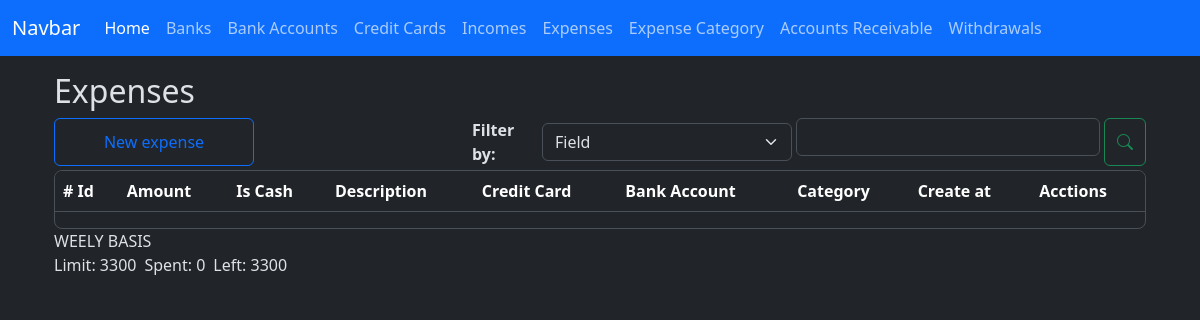
The app's page /expenses/index, older data.
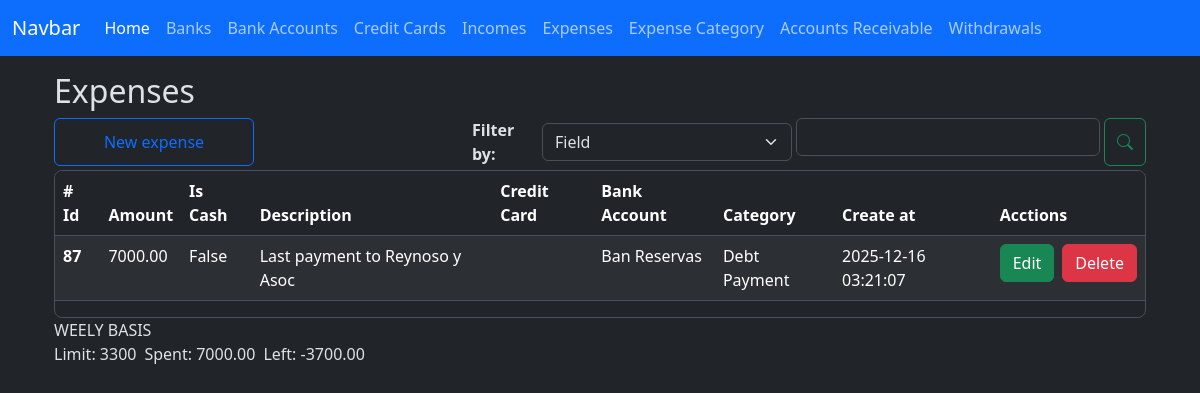
The same page, newer data.
### app/models/expense.py (models this page shows, shortened)
class Expense(db.Model):
    __tablename__ = 'expenses'
    id = db.Column(db.Integer, primary_key=True)
    amount = db.Column(db.Numeric(10,2), nullable=False)
    is_cash = db.Column(db.Boolean, nullable=False)
    credit_card_id = db.Column(db.Integer, db.ForeignKey('credit_cards.id'))
    bank_account_id = db.Column(db.Integer, db.ForeignKey('bank_accounts.id'))
    expense_category_id = db.Column(db.Integer, db.ForeignKey('expense_categories.id'))
    code = db.Column(db.String(50), nullable=False)
    description = db.Column(db.String(150), nullable=False)
    created_at = db.Column(db.DateTime(timezone=True), server_default=func.now())
    updated_at = db.Column(db.DateTime(timezone=True), onupdate=func.now())
    credit_card = relationship('CreditCard', back_populates='expenses')
    bank_account = relationship('BankAccount', back_populates='expenses')
    expense_category = relationship('ExpenseCategory', back_populates='expenses')

### app/models/bank_account.py (models this page shows)
class BankAccount(db.Model):
    __tablename__ = 'bank_accounts'
    id = db.Column(db.Integer, primary_key=True)
    nick_name = db.Column(db.String(120))
    amount_available = db.Column(db.Numeric(10, 2), nullable=False)
    is_active = db.Column(db.Boolean, default=True)
    account_number = db.Column(db.Integer, nullable=True)
    bank_id = db.Column(db.Integer, db.ForeignKey('banks.id'))
    created_at = db.Column(db.DateTime(timezone=True), server_default=func.now())
    updated_at = db.Column(db.DateTime(timezone=True), onupdate=func.now())
    bank = relationship('Bank', back_populates='bank_accounts')
    expenses = relationship('Expense', back_populates='bank_account')
    incomes = relationship('Income', back_populates='bank_account')
    loans = relationship('Loan', back_populates='bank_account')
    loan_payments = relationship('LoanPayment', back_populates='bank_account')
    credit_card_payments = relationship('CreditCardPayment', back_populates='bank_account')
    withdrawals = relationship('Withdrawal', back_populates='bank_account')

### app/models/expense_category.py (models this page shows)
class ExpenseCategory(db.Model):
    __tablename__ = 'expense_categories'
    id = db.Column(db.Integer, primary_key=True)
    name = db.Column(db.String(100), nullable=False)
    created_at = db.Column(db.DateTime(timezone=True), server_default=func.now())
    updated_at = db.Column(db.DateTime(timezone=True), onupdate=func.now())
    expenses = relationship('Expense', back_populates='expense_category')

### app/routes/expense_routes.py (the view)
@expense_bp.route('/index', methods=['GET'])
def index():
    credit_cards = credit_card.CreditCard.query.all()
    expense_categories = expense_category.ExpenseCategory.query.all()
    bank_accounts = bank_account.BankAccount.query.all()
    expenses = expense_controller.filter_weekly_basis_expenses_info()
    weekly = expense_controller.money_limit_spent_left_for_expenses(expenses)
    context = {
        'credit_cards': credit_cards,
        'expense_categories': expense_categories,
        'bank_accounts': bank_accounts,
        'expenses':expenses,
        'weekly': weekly,
    }
    return render_template('expenses/index.html', **context)

### app/controllers/expense_controller.py (called while the page is built)
def filter_weekly_basis_expenses_info():
    start_date, end_date = get_current_week_range()
    end_date += timedelta(days=1)
    expenses = (
        Expense.query
        .filter(Expense.created_at >= start_date)
        .filter(Expense.created_at <= end_date)
        .order_by(Expense.created_at.desc())
        .all()
    )
    data = []
    for e in expenses:
        data.append(e)
    return data

def get_current_week_range():
    today = datetime.today()
    start_of_week = today - timedelta(days=today.weekday())
    end_of_week = start_of_week + timedelta(days=6)
    return start_of_week.date(), end_of_week.date()

def money_limit_spent_left_for_expenses(expenses):
    spent = Decimal()
    for e in expenses:
        spent += e.amount
    limit = Decimal(3300) #Right now the limit will be hard coded I need to add a new column to expense_category model so I can know the exact amount
    left = Decimal(limit - spent)
    weekly = {
        'limit': limit,
        'spent': spent,
        'left': left,
    }
    return weekly

### app/templates/expenses/index.html (shortened to what the changed rows need)
{% extends 'layout.html' %}
{% block content %}
    <h2>Expenses</h2>
    <div class="table-responsive overflow-y-auto border rounded-3 mt-1" style="max-height: 457px;">
        <table class="table table-striped table-hover" id="expenses-table">
            <thead class="sticky-top">
                <tr>
                    <th scope="col"># Id</th>
                    <th scope="col">Amount</th>
                    <th scope="col">Is Cash</th>
                    <th scope="col">Description</th>
                    <th scope="col">Credit Card</th>
                    <th scope="col">Bank Account</th>
                    <th scope="col">Category</th>
                    <th scope="col">Create at</th>
                    <th scope="col">Acctions</th>
                </tr>
            </thead>
            <tbody id="expenses-table-body">
                {% for expense in expenses %}
                <tr>
                    <th scope="row">{{ expense.id }}</th>
                    <td>{{ expense.amount }}</td>
                    <td><a id="filter-by-cash" class="filter_link" data-is-cash-value="{{ expense.is_cash }}">{{ expense.is_cash  }}</a></td>
                    <td> {{ expense.description }} </td>
                    <td>{{ expense.credit_card.nick_name }}</td>
                    <td>{{ expense.bank_account.nick_name }}</td>
                    <td>{{ expense.expense_category.name }}</td>
                    <td>{{ expense.created_at }}</td>
                    <td>
                        <div class="d-flex gap-2">
                            <button
                                type="button"
                                class="btn btn-success"
                                data-bs-toggle="modal"
                                data-bs-target="#edit-expense"
                                data-expense-id="{{ expense.id }}"
                                data-amount-id="{{ expense.amount }}"
                                data-is-cash="{{ expense.is_cash }}"
                                data-select-expense-category-id="{{ expense.expense_category_id }}"
                                data-select-credit-card-id="{{ expense.credit_card_id }}"
                                data-select-bank-account-id="{{ expense.bank_account_id }}"
                                data-description="{{ expense.description }}"
                            >Edit
                            </button>
                            <a href="{{ url_for('expense.delete', id=expense.id) }}" class="btn btn-danger">Delete</a>
                        </div>
                    </td>
                </tr>
                {% endfor %}
            </tbody>
        </table>
    </div>
    <section>
        <div class="d-flex flex-column">
            <div class="d-flex gap-2">
                <div>
                    <label for="" id="weekly-spent">Spent: {{ weekly.spent }}</label>
                </div>
                <div>
                    <label for="" id="weekly-left">Left: {{ weekly.left }}</label>
                </div>
            </div>
        </div>
    </section>
    <link rel="stylesheet" href="https://cdn.jsdelivr.net/npm/flatpickr/dist/flatpickr.min.css">
    <link rel="stylesheet" href="https://cdn.jsdelivr.net/npm/bootstrap-icons@1.13.1/font/bootstrap-icons.min.css">
{% endblock %}

Row changes from the older to the newer data that the page shows:
added Expense: id "87", amount "7000.00", is_cash "False", description "Last payment to Reynoso y Asoc", bank_account.nick_name "Ban Reservas", expense_category.name "Debt Payment", created_at "2025-12-16 03:21:07"
Text that changed along with them:
{{ weekly.spent }}: "0" → "7000.00"
{{ weekly.left }}: "3300" → "-3700.00"
